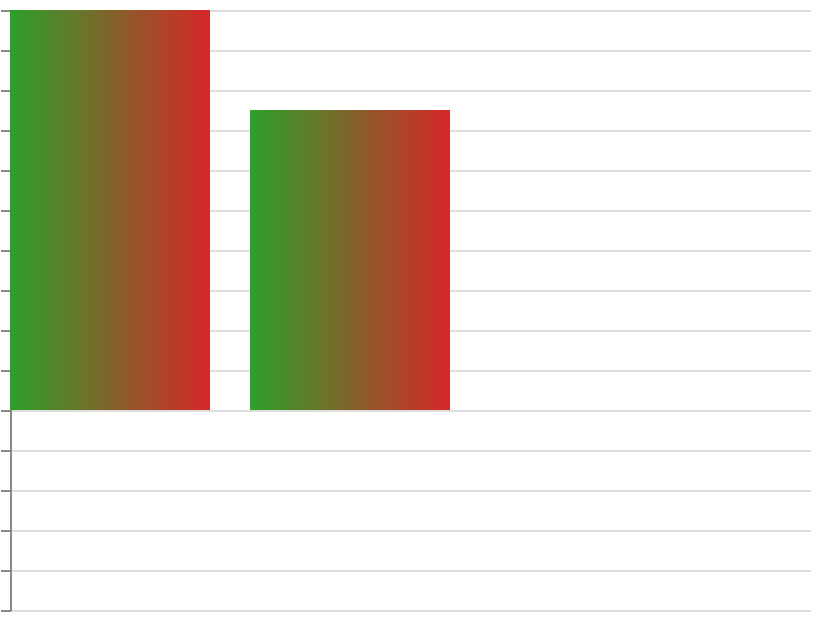

Vega-Lite specification for this chart:
### Vega specification from a JSON file in a GitHub repository (floating-point values rounded to 4 significant figures)
{"$schema": "https://vega.github.io/schema/vega/v6.json", "width": 400, "height": 300, "padding": 5, "autosize": "none", "data": [{"name": "table", "values": [{"x": 0, "y": 0, "w": 100, "h": 200}, {"x": 120, "y": 50, "w": 100, "h": 150}]}], "marks": [{"type": "rect", "from": {"data": "table"}, "encode": {"update": {"x": {"field": "x"}, "y": {"field": "y"}, "width": {"field": "w"}, "height": {"field": "h"}, "fill": {"value": {"gradient": "linear", "x1": 0, "y1": 0, "x2": 1, "y2": 0, "stops": [{"offset": 0, "color": "#2ca02c"}, {"offset": 1, "color": "#d62728"}]}}}}}], "axes": [{"scale": "y", "orient": "left", "grid": true, "labels": false}], "scales": [{"name": "y", "type": "linear", "domain": [0, 300], "range": [{"signal": "height"}, 0]}]}
